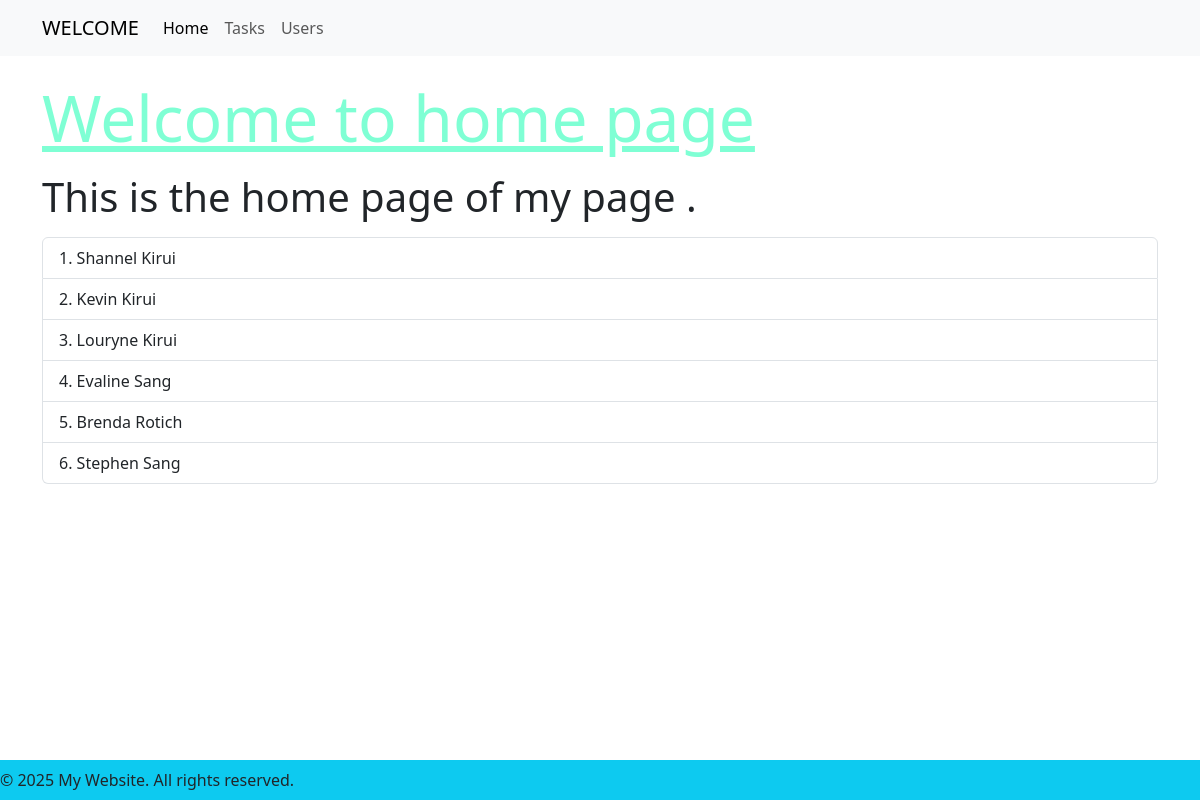
Before: / with the older database file.
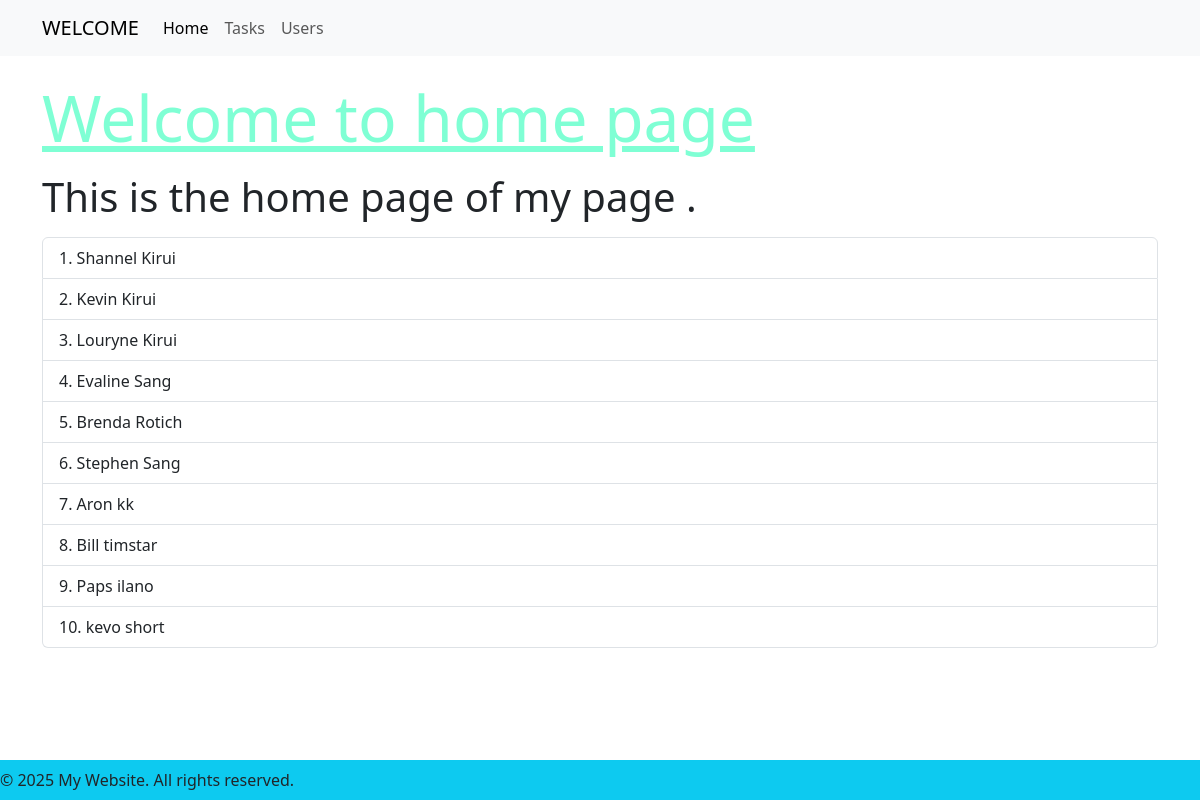
After: the same page with the newer database file.
### app/models.py (models this page shows, shortened)
class User(db.Model):
    id = db.Column(db.Integer, primary_key=True)
    username = db.Column(db.String(50), nullable=False, unique=True)
    first_name = db.Column(db.String(50), nullable=False)
    last_name = db.Column(db.String(50), nullable=False)
    password = db.Column(db.String(50), nullable=False)
    task = db.relationship('Task', backref='user', lazy=True)
    def __repr__(self):
          return f' {self.first_name} {self.last_name}'

### app/routes.py (the view)
@app.route('/')
def home():
     users = User.query.all()
     return render_template('index.html', title='Home',users=users)

### app/templates/index.html
{% extends "base.html" %}
{% block content %}
<h1 style="color: aquamarine; font-size: 4em;text-decoration: underline;">Welcome to home page</h1>
<p><h1>This is the home page of my page .</h1></p>
<ul class="list-group">
    {% for user in users %}
        <li class="list-group-item">{{ loop.index }}. {{ user }}</li>
    {% endfor %}
{% endblock %}

### app/templates/base.html (shortened to what this page needs)
<!DOCTYPE html>
<html lang="en">
<head>
    <link href="https://cdn.jsdelivr.net/npm/bootstrap@5.3.5/dist/css/bootstrap.min.css"
          rel="stylesheet"
>
</head>
<body>
    <nav class="navbar navbar-expand-lg bg-body-tertiary">
        <div class="container">
            <a class="navbar-brand" href="#">WELCOME</a>
            <div class="collapse navbar-collapse" id="navbarText">
                <ul class="navbar-nav me-auto mb-2 mb-lg-0">
                    <li class="nav-item">
                        <a class="nav-link active" aria-current="page" href="{{ url_for('home') }}">Home</a>
                    </li>
                    <li class="nav-item">
                        <a class="nav-link" href="{{ url_for('tasks') }}">Tasks</a>
                    </li>
                    <li class="nav-item">
                        <a class="nav-link" href="{{ url_for('users') }}">Users</a>
                    </li>
                </ul>
            </div>
        </div>
    </nav>
    <main class="container my-4">
        {% block content %}
        {% endblock %}
    </main>
    <footer class="bg-info text-center text-lg-start w-100 position-fixed bottom-0 py-2">
        <p class="mb-0">&copy; 2025 My Website. All rights reserved.</p>
    </footer>
</body>
</html>

Changed rows visible on the page:
added User: first_name+last_name "Aron kk"
added User: first_name+last_name "Bill timstar"
added User: first_name+last_name "Paps ilano"
added User: first_name+last_name "kevo short"
